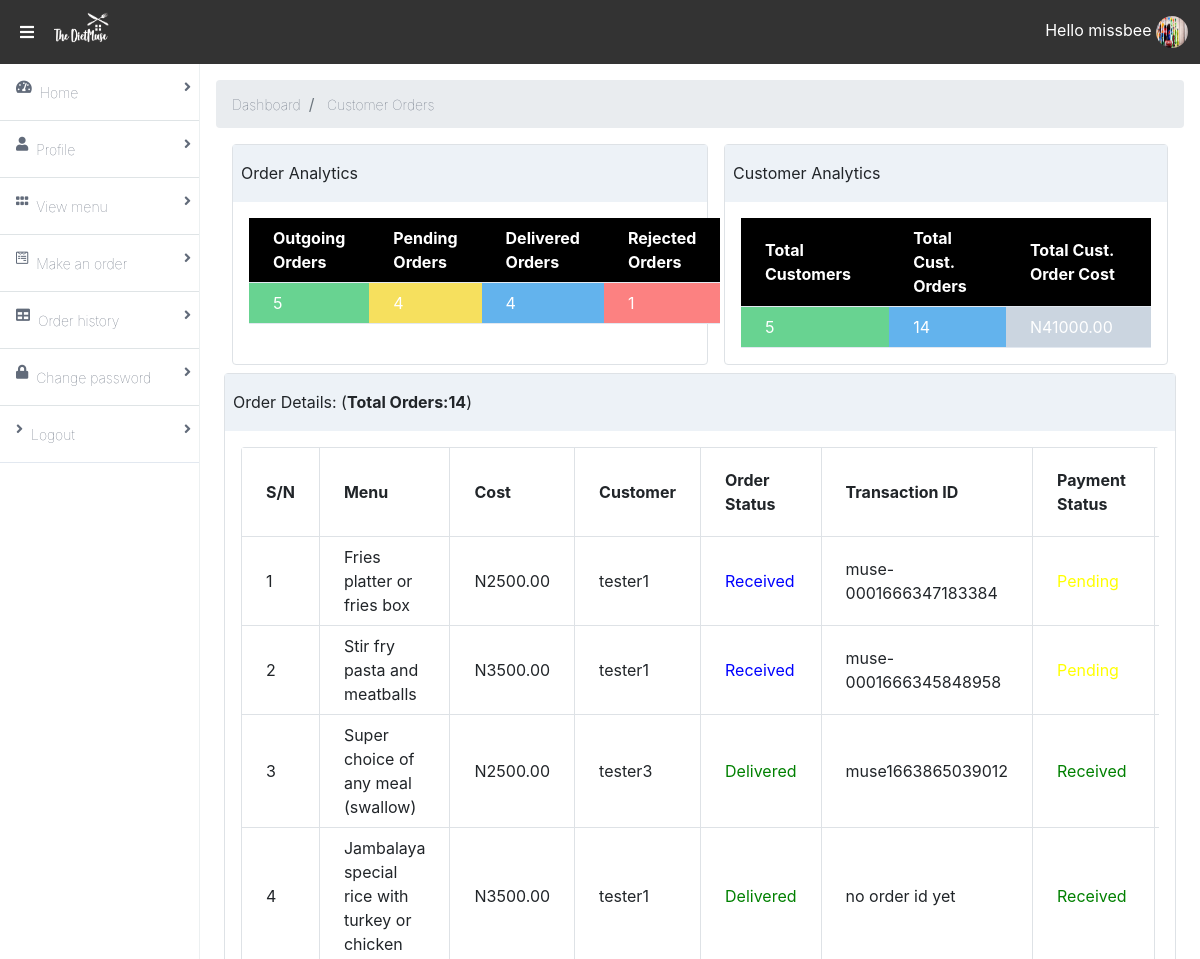
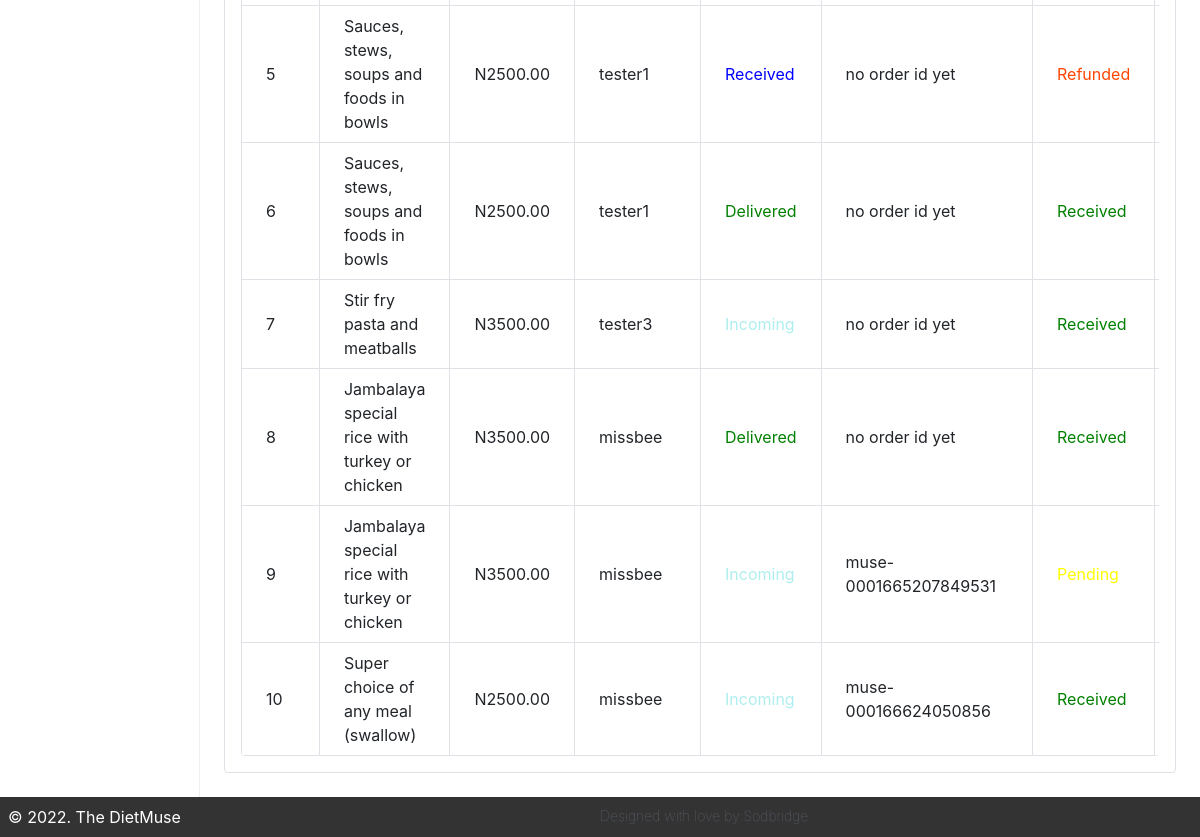
Page /customer-orders/ (signed in) on the earlier database version (2 pictures, top to bottom).
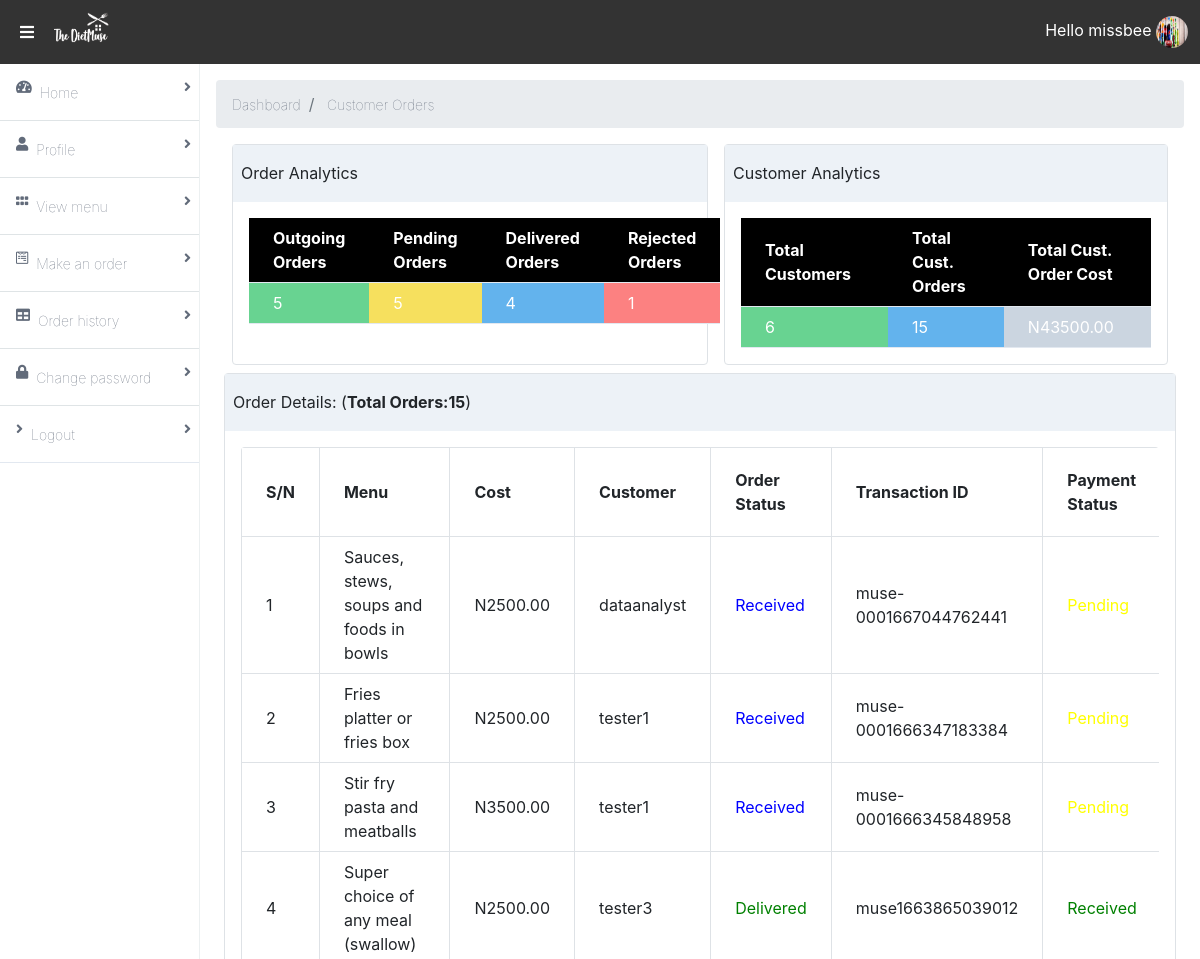
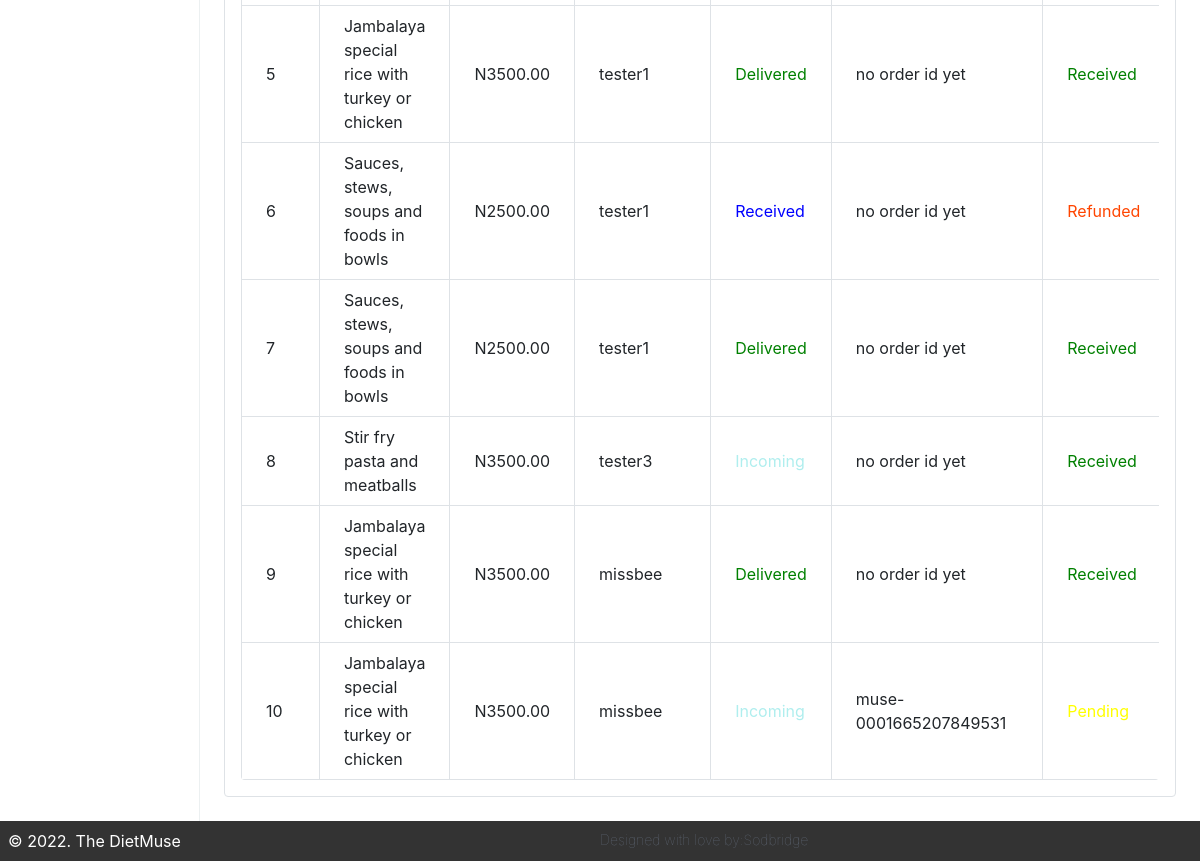
Same page on the later database version (2 pictures, top to bottom).
### app/models.py (models this page shows, shortened)
class FoodOrder(models.Model):
    menu = models.ForeignKey(Food, related_name='my_food_order', on_delete=models.CASCADE, help_text=u'Select meal.')
    date_needed = models.DateField(help_text=u'Date you need this order: mm/dd/yy')
    no_of_plates = models.CharField(max_length=100, help_text=u'How many many guest(s) owns this meal?')
    message = models.TextField(blank=True, help_text=u'Any special message you want us to know for this order?')
    user = models.ForeignKey(User, related_name='users', on_delete=models.CASCADE, null=True)
    delivery_address = models.TextField(default='Ondo', help_text=u'Please enter the full address for easy delivery.')
    order_status = models.CharField(max_length=50, choices=order_delivery_status, blank=True, default='Received')
    payment_status = models.CharField(max_length=50, choices=order_payment_status, blank=True, default='Pending')
    total_cost = models.DecimalField(max_digits=10, null=True, decimal_places=2)
    order_id = models.CharField(max_length=50, blank=True, default='no order id yet')
    date_created = models.DateTimeField(auto_now=True)
    class Meta:
        ordering = ('-date_created',)

class Food(models.Model):
    name = models.CharField(max_length=200, db_index=True)
    slug = models.SlugField(max_length=200, db_index=True)
    category = models.ForeignKey(Category, related_name='categories', null=True, on_delete=models.CASCADE)
    image = models.ImageField(upload_to='food-menu/',blank=True)
    day = models.CharField(max_length=20, choices=week_choices, default='Munchy Monday')
    description = models.TextField(blank=True)
    return_policy = models.TextField(blank=True, null=True,)
    price = models.DecimalField(max_digits=10, null=True, decimal_places=2)
    available = models.BooleanField(default=True)
    created = models.DateTimeField(auto_now_add=True)
    updated = models.DateTimeField(auto_now=True)
    class Meta:
        index_together = (('id', 'slug'),)
    def __str__(self):
        return self.name

### accounts/views.py (the view)
# urls.py: path('customer-orders/',view_orders, name='view-orders'),
@login_required
def view_orders(request):
	customer_orders = FoodOrder.objects.all()
	total_customer_orders = customer_orders.count()
	total_orders = FoodOrder.objects.all().count()
	pending_orders = FoodOrder.objects.filter(order_status='Received').count()
	delivered_orders = FoodOrder.objects.filter(order_status='Delivered').count()
	incoming_orders = FoodOrder.objects.filter(order_status='Incoming').count()
	rejected_orders = FoodOrder.objects.filter(order_status='Rejected').count()
	total_customers = User.objects.all().count()
	total_customers = total_customers - 1
	init_order_cost = 0
	for p in customer_orders:
		total_costs = p.menu.price
		init_order_cost += total_costs
	total_customer_order_costs = init_order_cost
	page = request.GET.get('page')
	paginator = Paginator(customer_orders, 10)
	try:
		customer_orders = paginator.page(page)
	except PageNotAnInteger:
		customer_orders = paginator.page(1) #If page is not an integer deliver the first page
	except EmptyPage:
		customer_orders = paginator.page(paginator.num_pages)
	context = {'customer_orders':customer_orders, 'total_customer_orders':total_customer_orders, \
	'total_customer_order_costs':total_customer_order_costs, 'pending_orders':pending_orders, 'delivered_orders':delivered_orders, \
	'total_customers':total_customers, 'incoming_orders':incoming_orders, 'total_orders':total_orders, 'rejected_orders':rejected_orders}
	return render(request, 'view_orders.html', context)

### accounts/templates/view_orders.html (shortened to what the changed rows need)
{% extends 'base.html' %}
{% load static %}
{% load crispy_forms_tags %}
{% block content %}
<main class="bg-white-500 flex-1 p-3 overflow-hidden">
    <div class="flex flex-col">
        <div class="flex flex-1  flex-col md:flex-row lg:flex-row mx-2">
            <div class="mb-2 md:mx-2 lg:mx-2 border-solid border-gray-200 rounded border shadow-sm w-full md:w-1/2 lg:w-1/2">
                <div class="p-3">
                    <table class="table-fixed">
                        <thead>
                          <tr>
                         <th class="border-b bg-black text-white w-1/4 px-4 py-2">Outgoing Orders</th>
                            <th class="border-b bg-black text-white w-1/4 px-4 py-2">Pending Orders</th>
                            <th class="border-b bg-black text-white w-1/4 px-4 py-2">Delivered Orders</th>
                            <th class="border-b bg-black text-white w-1/4 px-4 py-2">Rejected Orders</th>
                          </tr>
                        </thead>
                        <tbody>
                          <tr>
                             <td class="border-b bg-green-400 text-white px-4 py-2">{{ incoming_orders }}</td>
                            <td class="border-b bg-yellow-400 text-white px-4 py-2">{{ pending_orders }}</td>
                            <td class="border-b bg-blue-400 text-white px-4 py-2">{{ delivered_orders }} </td>
                            <td class="border-b bg-red-400 text-white px-4 py-2">{{ rejected_orders }} </td>
                          </tr>
                        </tbody>
                    </table>
                </div>
            </div>
            <div class="mb-2 md:mx-2 lg:mx-2 border-solid border-gray-200 rounded border shadow-sm w-full md:w-1/2 lg:w-1/2">
                <div class="p-3">
                    <table class="table-fixed">
                        <thead>
                          <tr>
                            <th class="border-b bg-black text-white w-1/4 px-4 py-2">Total Customers</th>
                            <th class="border-b bg-black text-white w-1/4 px-4 py-2">Total Cust. Orders </th>
                            <th class="border-b bg-black text-white w-1/4 px-4 py-2">Total Cust. Order Cost</th>
                          </tr>
                        </thead>
                        <tbody>
                          <tr>
                            <td class="border-b bg-green-400 text-white px-4 py-2">{{ total_customers }}</td>
                            <td class="border-b bg-blue-400 text-white px-4 py-2">{{ total_customer_orders }}</td>
                            <td class="border-b bg-gray-400 text-white px-4 py-2">N{{ total_customer_order_costs }}</td>
                          </tr>
                        </tbody>
                    </table>
                </div>
            </div>
        </div>
        <div class="flex flex-1  flex-col md:flex-row lg:flex-row mx-2">
            <div class="mb-2 border-solid border-gray-300 rounded border shadow-sm w-full">
                <div class="bg-gray-200 px-2 py-3 border-solid border-gray-200 border-b">
                    Order Details: (<b>Total Orders:{{ total_orders }}</b>)
                </div>
                <div class="p-3">
                    <table class="table-responsive w-full rounded">
                        <thead>
                          <tr>
                            <th class="border w-1/7 px-4 py-2">S/N</th>
                            <th class="border w-1/7 px-4 py-2">Menu</th>
                            <th class="border w-1/7 px-4 py-2">Cost</th>
                            <th class="border w-1/7 px-4 py-2">Customer</th>
                            <th class="border w-1/7 px-4 py-2">Order Status</th>
                            <th class="border w-1/7 px-4 py-2">Transaction ID</th>
                            <th class="border w-1/7 px-4 py-2">Payment Status</th>
                            <th class="border w-1/7 px-4 py-2">Date of Order</th>
                          </tr>
                        </thead>
                        <tbody>
                          {% for history in customer_orders %}
                            <tr>
                              <td class="border px-4 py-2">{{ forloop.counter }}</td>
                                <td class="border px-4 py-2">{{ history.menu }}</td>
                                <td class="border px-4 py-2"> N{{ history.menu.price }}</td>
                                <td class="border px-4 py-2">{{ history.user }}</td>
                                {% if history.order_status == 'Received' %}
                                  <td class="border px-4 py-2" style="color:blue;">Received</td>
                                {% elif history.order_status == 'Incoming' %}
                                  <td class="border px-4 py-2" style="color:paleturquoise;">Incoming</td>
                                {% elif history.order_status == 'Delivered' %}
                                  <td class="border px-4 py-2" style="color:green;">Delivered</td>
                                {% else %}
                                <td class="border px-4 py-2" style="color:orangered;">Rejected</td>
                                {% endif %}
                                <td class="border px-4 py-2">{{ history.order_id }}</td>
                                {% if history.payment_status == 'Pending' %}
                                  <td class="border px-4 py-2" style="color:yellow;">Pending</td>
                                {% elif history.payment_status == 'Refunded' %}
                                  <td class="border px-4 py-2" style="color:orangered;">Refunded</td>
                                {% else %}
                                <td class="border px-4 py-2" style="color:green;">Received</td>
                                {% endif %}
                                <td class="border px-4 py-2">{{ history.date_created|date:'M d, Y' }}</td>
                            </tr>
                            {% endfor %}
                        </tbody>
                    </table>
                </div>
            </div>
        </div>
    </div>
</main>
{% endblock content %}

Differences in the rows shown:
no longer on this page (row unchanged): FoodOrder: menu "Super choice of any meal (swallow)", menu.price "2500.00", user "missbee", order_status "Incoming", order_id "muse-000166624050856", payment_status "Received"
added FoodOrder: menu "Sauces, stews, soups and foods in bowls", menu.price "2500.00", user "dataanalyst", order_status "Received", order_id "muse-0001667044762441", payment_status "Pending"
Other differences:
{{ pending_orders }}: "4" → "5"
{{ total_customers }}: "5" → "6"
{{ total_customer_orders }}: "14" → "15"
{{ total_customer_order_costs }}: "41000.00" → "43500.00"
{{ total_orders }}: "14" → "15"
